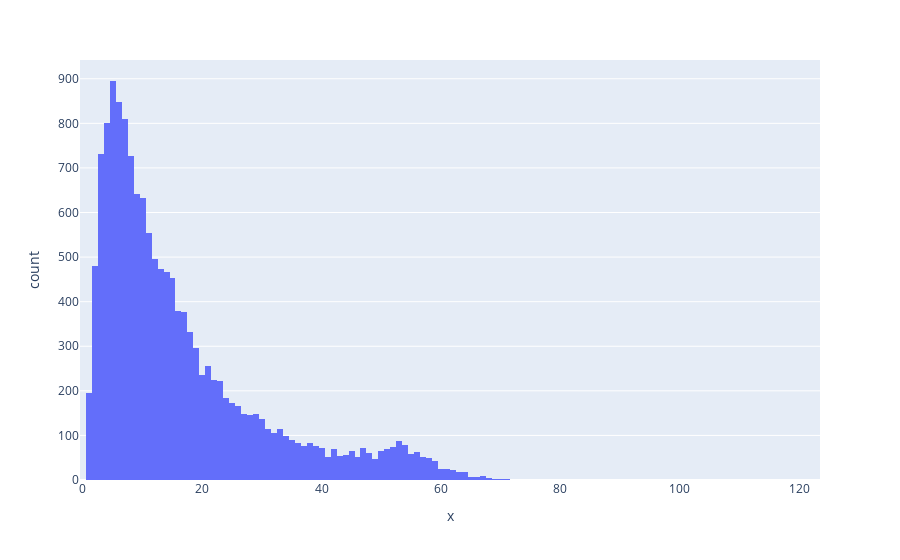
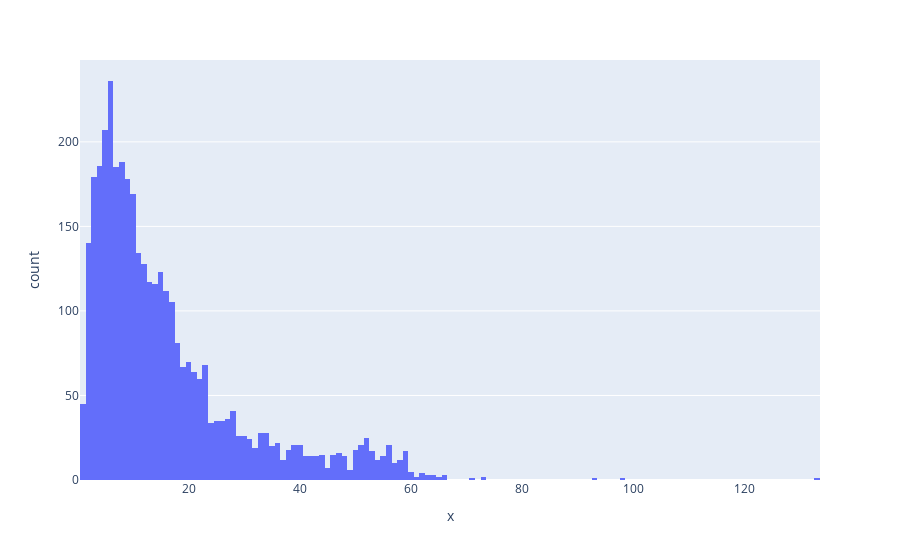

Here is the notebook cell these charts were saved with, in order:
### Markdown cell above
Untuk bisa lebih memahami distribusi dari panjang ulasan yang terdapat di dalam kedua dataset, dilakukan plotting dalam bentuk histogram.

### Code cell
# Penggunaan library plotly untuk menggambarkan Histogram frekuensi dari panjang ulasan.
fig1 = px.histogram(x = edatrain['length_of_review'], nbins = 200)
fig2 = px.histogram(x = edatest['length_of_review'], nbins = 200)
fig1.show()
fig2.show()

### Figure 1 — Plotly figure (JSON) as saved in the notebook; plotly's stock layout.template omitted (floating-point values rounded to 4 significant figures; data arrays with more than 128 entries replaced by an {"elided": "..."} marker saying what was removed)
{"data": [{"alignmentgroup": "True", "bingroup": "x", "hovertemplate": "x=%{x}<br>count=%{y}<extra></extra>", "legendgroup": "", "marker": {"color": "#636efa"}, "name": "", "nbinsx": 200, "offsetgroup": "", "orientation": "v", "showlegend": false, "type": "histogram", "x": {"elided": "14856 int values"}, "xaxis": "x", "yaxis": "y"}], "layout": {"barmode": "relative", "legend": {"tracegroupgap": 0}, "margin": {"t": 60}, "xaxis": {"anchor": "y", "domain": [0, 1], "title": {"text": "x"}}, "yaxis": {"anchor": "x", "domain": [0, 1], "title": {"text": "count"}}}}

### Figure 2 — Plotly figure (JSON) as saved in the notebook; plotly's stock layout.template omitted (floating-point values rounded to 4 significant figures; data arrays with more than 128 entries replaced by an {"elided": "..."} marker saying what was removed)
{"data": [{"alignmentgroup": "True", "bingroup": "x", "hovertemplate": "x=%{x}<br>count=%{y}<extra></extra>", "legendgroup": "", "marker": {"color": "#636efa"}, "name": "", "nbinsx": 200, "offsetgroup": "", "orientation": "v", "showlegend": false, "type": "histogram", "x": {"elided": "3714 int values"}, "xaxis": "x", "yaxis": "y"}], "layout": {"barmode": "relative", "legend": {"tracegroupgap": 0}, "margin": {"t": 60}, "xaxis": {"anchor": "y", "domain": [0, 1], "title": {"text": "x"}}, "yaxis": {"anchor": "x", "domain": [0, 1], "title": {"text": "count"}}}}
